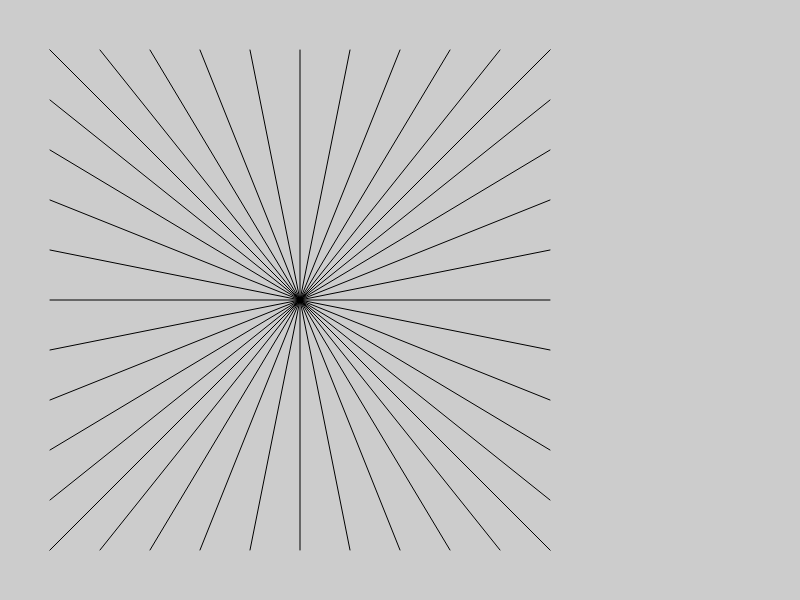
Frame 1 (no input)
Frame 60 (no input): identical to frame 1, image omitted
Frame 120 (the mouse pressed at the canvas centre since frame 60): identical to frame 1, image omitted

The p5.js sketch that drew this single still picture (run headless with seeded random() and noise() and a simulated clock; from frame 60 on, the mouse is pressed at the canvas centre):

// p5.js sketch
// ── sketch.js
var d = 100

function setup() {
  createCanvas(800, 600);
  print(width, height)
}

function draw() {
  background(204);
  
  for (var x = 50; x <= 550; x += 50) {
    line(x, 50, 600-x, 550);
  }
  
  for (var y = 50; y <= 550; y += 50) {
    line(50, y, 550, 600-y);
  }
}
